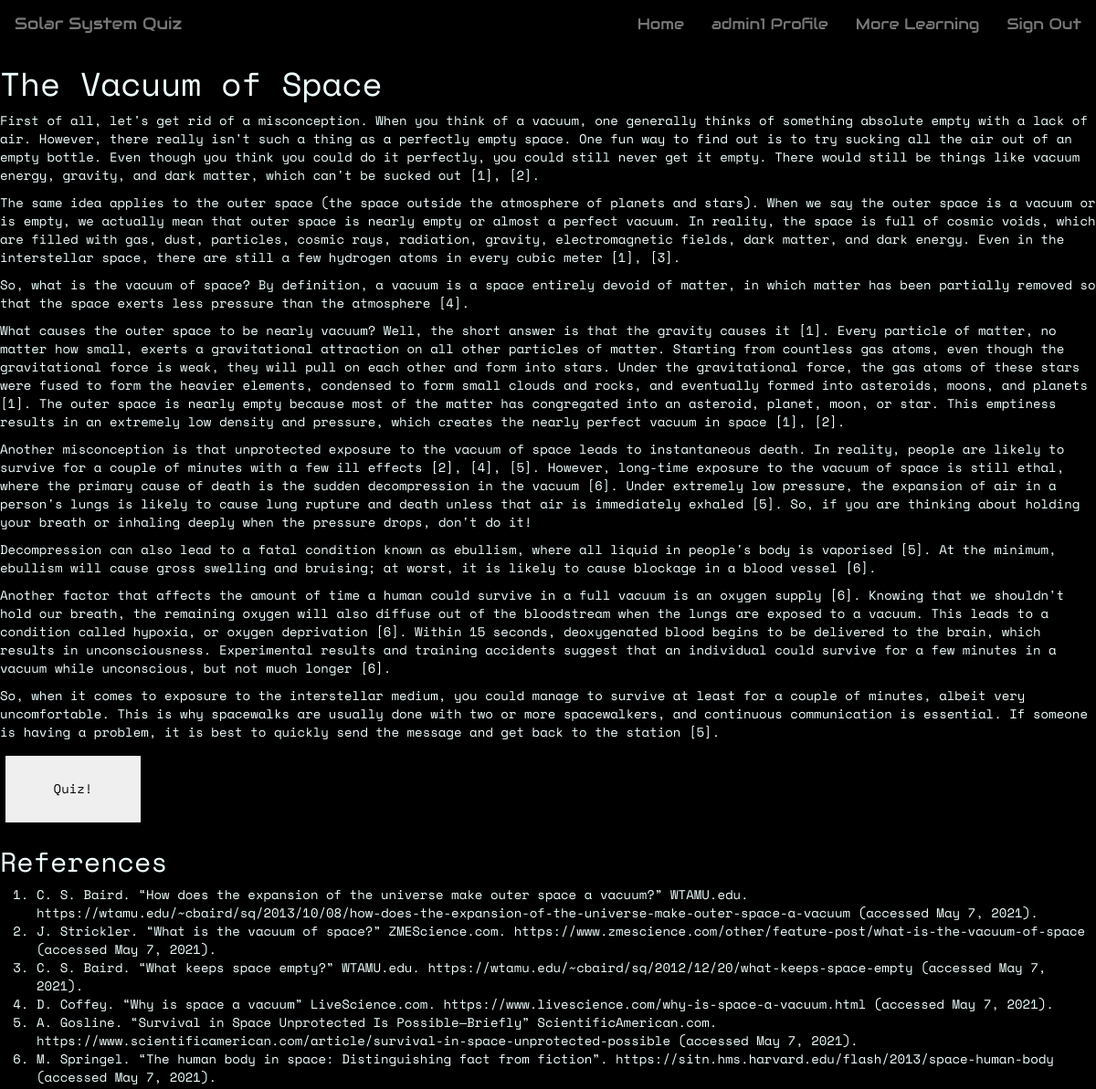
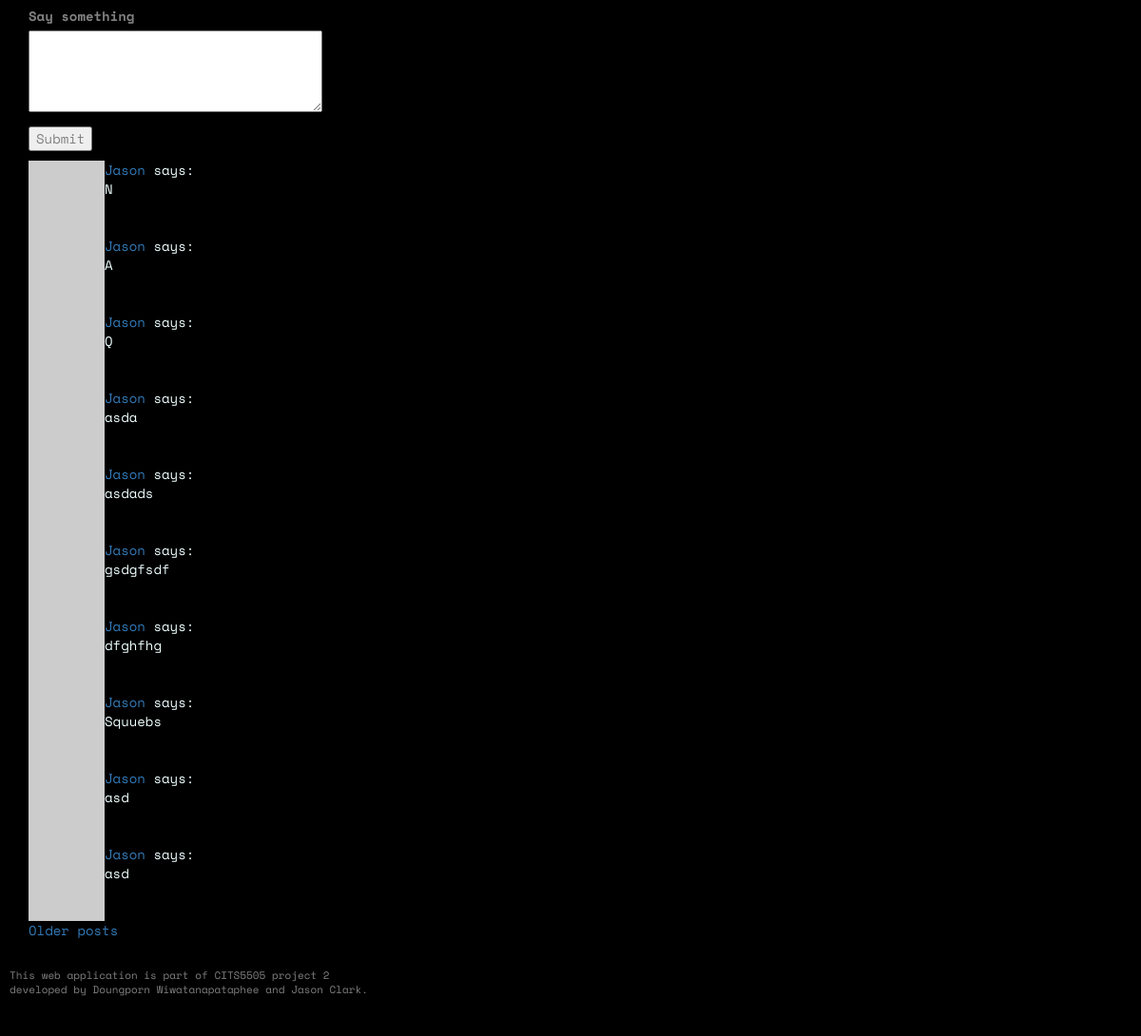
The page /learning_module/vacuum (signed in) on the database its author committed (2 pictures, top to bottom).
### app/models.py (models this page shows, shortened)
class User(UserMixin, db.Model):
    __tablename__ = 'user_table'
    id = db.Column(db.Integer, primary_key=True)
    username = db.Column(db.String(64), index=True, unique=True)
    user_type = db.Column(db.String(64))
    email = db.Column(db.String(120), index=True, unique=True)
    password_hash = db.Column(db.String(128))
    posts = db.relationship('Post', backref='author', lazy='dynamic')
    about_me = db.Column(db.String(140))
    last_seen = db.Column(db.DateTime, default=datetime.utcnow)
    score_child = db.relationship("Score", backref = 'user_parent')
    quiz_unlocked = db.Column(db.Integer, default=0)
    def avatar(self, size):
      digest = md5(self.email.lower().encode('utf-8')).hexdigest()
      return 'https://www.gravatar.com/avatar/{}?d=identicon&s={}'.format(digest, size)

class Post(db.Model):
    id = db.Column(db.Integer, primary_key=True)
    user_id = db.Column(db.Integer, db.ForeignKey('user_table.id')) #user.id
    body = db.Column(db.String(140))
    timestamp = db.Column(db.DateTime, index=True, default=datetime.utcnow)
    page = db.Column(db.String)
    upvotes = db.Column(db.Integer, default=0)
    downvotes = db.Column(db.Integer, default=0)

### app/routes.py (the view, shortened to what this page needs)
@app.route('/learning_module/<module>', methods=['GET', 'POST'])
@login_required
def learning_module(module):
  page = request.args.get('page', 1, type=int)
  posts = Post.query.filter_by(page=module).paginate(
    page, app.config['POSTS_PER_PAGE'], False)
  next_url = url_for('learning_module', module=module, page=posts.next_num) \
    if posts.has_next else None
  prev_url = url_for('learning_module', module=module, page=posts.prev_num) \
    if posts.has_prev else None
  form = PostForm()
  return render_template('modules/learning_module.html', module=module, form=form,
      posts=posts.items, next_url=next_url,
      prev_url=prev_url)

### app/forms.py
class PostForm(FlaskForm):
  post = TextAreaField('Say something', validators=[
    DataRequired(), Length(min=1, max=140)])
  submit = SubmitField('Submit')

### app/models.py (called while the page is built)
@login.user_loader
def load_user(id):
    return User.query.get(int(id))

### app/routes.py (called while the page is built)
@app.before_request
def before_request():
    from_zone = tz.tzutc()
    to_zone = tz.tzlocal()
    utc = datetime.utcnow()
    utc = utc.replace(tzinfo=from_zone)
    central = utc.astimezone(to_zone)   # convert to local timezone
    if current_user.is_authenticated:
        current_user.last_seen = central
        db.session.commit()

### app/templates/modules/learning_module.html (shortened to what this page needs)
{% extends 'base.html' %}
{% block body %}
{% include 'modules/_{}.html'.format(module) %}
<div class="container">
  {% if form %}
  <form action="" id=module method="post">
    <p>
      {{ form.post.label }}<br>
      {{ form.post(cols=32, rows=4) }}<br>
    </p>
    <p>{{ form.submit() }}</p>
  </form>
  {% endif %}
  {% for post in posts %}
    {% include '_post.html' %}
  {% endfor %}
  {% if next_url %}
  <a href="{{ next_url }}">Older posts</a>
  {% endif %}
</div>
{% endblock %}

### app/templates/base.html (shortened to what this page needs)
<!DOCTYPE html>
<html lang="en">
<head>
    <link rel="stylesheet" href="https://maxcdn.bootstrapcdn.com/bootstrap/3.4.1/css/bootstrap.min.css">
    <link rel="stylesheet" type="text/css" href="{{ url_for('static', filename='css/theme.css') }}">
    <link rel="stylesheet" href="https://cdnjs.cloudflare.com/ajax/libs/font-awesome/4.7.0/css/font-awesome.min.css">
</head>
<body>
    {% block navbar %}
    <nav class="navbar navbar-default">
            <div class="navbar-header">
                <a class="navbar-brand" href="{{ url_for('home') }}">Solar System Quiz</a>
            </div>
            <div class="collapse navbar-collapse" id="bs-example-navbar-collapse-1">
                <ul class="nav navbar-nav navbar-right">
                    {% if current_user.is_authenticated %}
                    <li><a href="{{ url_for('home') }}">Home</a></li>
                    <li><a href="{{ url_for('user_profile', username=current_user.username) }}">{{ current_user.username }} Profile</a></li>
                    <li><a href="{{ url_for('more_learning') }}">More Learning</a></li>
                    <li><a href="{{ url_for('logout') }}">Sign Out</a></li>
                    {% else %}
                    <li><a href="{{ url_for('home') }}">Home</a></li>
                    <li><a href="{{ url_for('login') }}">Login</a></li>
                    <li><a href="{{ url_for('register') }}">Register</a></li>
                    <li><a href="{{ url_for('more_learning') }}">More Learning</a></li>
                    {% endif %}
                </ul>
            </div>
    </nav>
    {% endblock %}
    {% block body %}{% endblock %}
    <footer>
        <p>This web application is part of CITS5505 project 2 <br>
           developed by Doungporn Wiwatanapataphee and Jason Clark.</p>
    </footer>
</body>
</html>

### app/templates/_post.html (shortened to what this page needs)
<table>
  <tr valign="top">
    <td><img src="{{ post.author.avatar(36) }}"></td>
    <td>
      <a href="{{ url_for('user_profile', username=post.author.username) }}">
        {{ post.author.username }}
      </a>
      says:<br>{{ post.body }}
    </td>
  </tr>
</table>

### app/static/css/theme.css (style rules this page uses)
* { box-sizing: border-box; }
body { font-family: 'Space Mono', monospace; background-color: black; color: azure; }
html { scroll-behavior: smooth; }
.navbar { font-family: 'Audiowide', cursive; background-color: black; border-color: black; }
.nav a { font-size: 1.2em !important; }
form { color: grey; }
footer { font-size: 11px; background: black; color:grey; padding: 3rem 1rem; bottom: 0; left: 0; width: 100%; }

### rows shown on the page
User: username "admin1"
Post: author.username "Jason", body "N"
Post: author.username "Jason", body "A"
Post: author.username "Jason", body "Q"
Post: author.username "Jason", body "asda"
Post: author.username "Jason", body "asdads"
Post: author.username "Jason", body "gsdgfsdf"
Post: author.username "Jason", body "dfghfhg"
Post: author.username "Jason", body "Squuebs"
Post: author.username "Jason", body "asd"
Post: author.username "Jason", body "asd"
